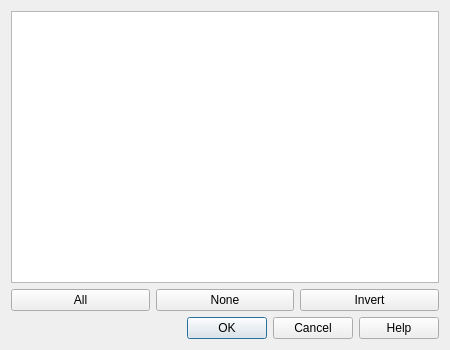
<?xml version="1.0" encoding="UTF-8"?>
<ui version="4.0">
 <class>swSelectDialog</class>
 <widget class="QDialog" name="swSelectDialog">
  <property name="whatsThis">
   <string>&lt;p&gt;&lt;b&gt;Select Objects&lt;/b&gt;&lt;/p&gt;&lt;p&gt;Use the checkboxes to choose visible pieces, cameras, and lights in the current model. Choose OK to replace the current selection with the checked objects, or Cancel to keep the current selection.&lt;/p&gt;&lt;p&gt;Pieces in the same top-level group are selected together. All, None, and Invert change the checkboxes in this dialog.&lt;/p&gt;</string>
  </property>
  <property name="geometry">
   <rect>
    <x>0</x>
    <y>0</y>
    <width>450</width>
    <height>350</height>
   </rect>
  </property>
  <property name="windowTitle">
   <string>Select Objects</string>
  </property>
  <layout class="QVBoxLayout" name="verticalLayout">
   <item>
    <widget class="QTreeWidget" name="treeWidget">
     <property name="toolTip">
      <string>Check the objects to include in the selection.</string>
     </property>
     <property name="whatsThis">
      <string>&lt;p&gt;&lt;b&gt;Object List&lt;/b&gt;&lt;/p&gt;&lt;p&gt;The list includes pieces visible in the current step and visible cameras and lights. Expand groups to see their pieces. Checking or clearing a grouped piece applies the same state to all pieces in its top-level group.&lt;/p&gt;</string>
     </property>
     <property name="accessibleName">
      <string>Objects to Select</string>
     </property>
     <attribute name="headerVisible">
      <bool>false</bool>
     </attribute>
     <column>
      <property name="text">
       <string notr="true">1</string>
      </property>
     </column>
    </widget>
   </item>
   <item>
    <layout class="QHBoxLayout" name="horizontalLayout">
     <item>
      <widget class="QPushButton" name="selectAll">
       <property name="toolTip">
        <string>Check every object in the list.</string>
       </property>
       <property name="text">
        <string>All</string>
       </property>
      </widget>
     </item>
     <item>
      <widget class="QPushButton" name="selectNone">
       <property name="toolTip">
        <string>Clear every object checkbox in the list.</string>
       </property>
       <property name="text">
        <string>None</string>
       </property>
      </widget>
     </item>
     <item>
      <widget class="QPushButton" name="selectInvert">
       <property name="toolTip">
        <string>Check unchecked objects and clear checked objects.</string>
       </property>
       <property name="text">
        <string>Invert</string>
       </property>
      </widget>
     </item>
    </layout>
   </item>
   <item>
    <widget class="QDialogButtonBox" name="buttonBox">
     <property name="orientation">
      <enum>Qt::Horizontal</enum>
     </property>
     <property name="standardButtons">
      <set>QDialogButtonBox::Cancel|QDialogButtonBox::Help|QDialogButtonBox::Ok</set>
     </property>
    </widget>
   </item>
  </layout>
 </widget>
 <resources/>
 <connections>
  <connection>
   <sender>buttonBox</sender>
   <signal>accepted()</signal>
   <receiver>swSelectDialog</receiver>
   <slot>accept()</slot>
   <hints>
    <hint type="sourcelabel">
     <x>248</x>
     <y>254</y>
    </hint>
    <hint type="destinationlabel">
     <x>157</x>
     <y>274</y>
    </hint>
   </hints>
  </connection>
  <connection>
   <sender>buttonBox</sender>
   <signal>rejected()</signal>
   <receiver>swSelectDialog</receiver>
   <slot>reject()</slot>
   <hints>
    <hint type="sourcelabel">
     <x>316</x>
     <y>260</y>
    </hint>
    <hint type="destinationlabel">
     <x>286</x>
     <y>274</y>
    </hint>
   </hints>
  </connection>
 </connections>
</ui>
